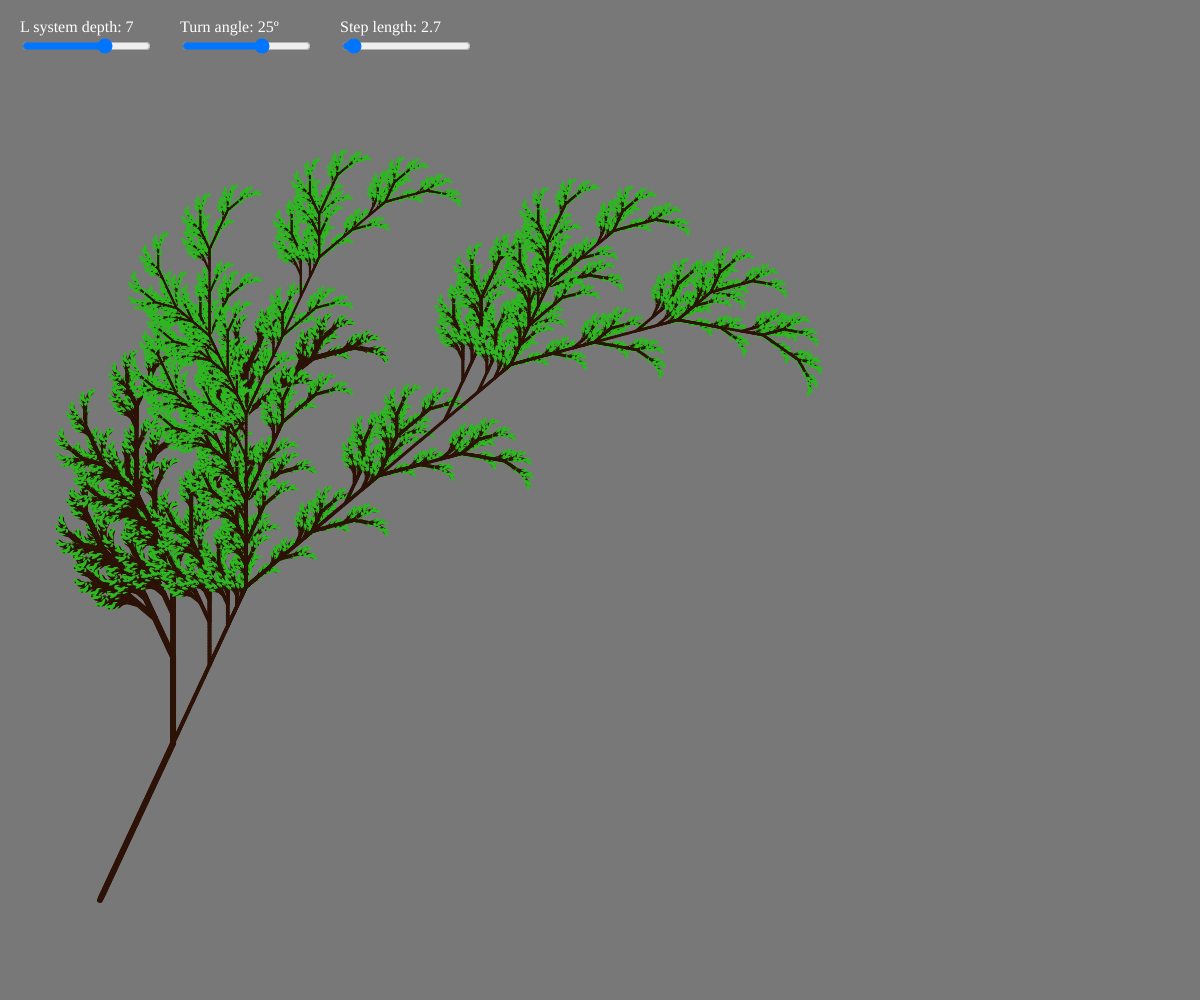
Frame 1 (no input)
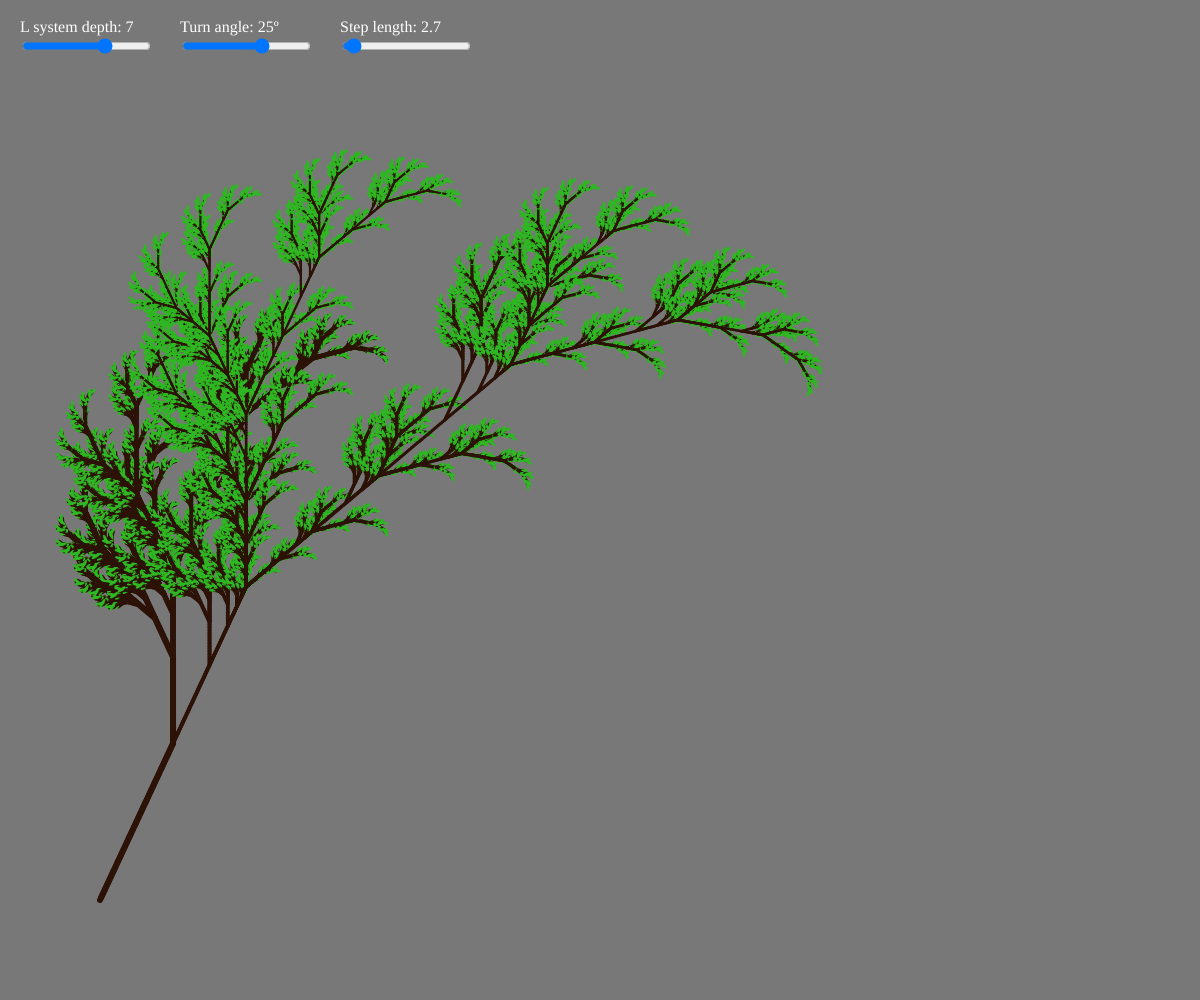
Frame 2 (the mouse pressed at the canvas centre, redrawn once)

The p5.js sketch that drew these frames (run headless with seeded random() and noise() and a simulated clock; the mouse was pressed at the canvas centre and the sketch redrawn once):

// p5.js sketch
// ── sketch.js
// Declaration
let treeDepth;
let rules;
let growthLength;
let growthAngle;
let drawRules;

let word;

let sliderDepth;
let textSliderDepth;
let sliderAngle;
let textSliderAngle;
let sliderLength;
let textSliderLength;

function setup() {
    // Initialization
    treeDepth = 3;
    rules = {
        "X": "F+[[X]-X]-F[-FX]+X",
        "F": "FF"
    }
    drawRules = {
        "F": (i) => {
            stroke(45, 18, 7);
            strokeWeight(6/(1+i/50000));
            line(0,0,0,-growthLength);
            translate(0, -growthLength);
        },
        "-": (i) => {
            rotate(growthAngle);
        },
        "+": (i) => {
            rotate(-growthAngle);
        },
        "[": (i) => {
            push();
        },
        "]": (i) => {
            noStroke();
            fill(47, 183, 35);
            ellipse(0,0,3,10)
            pop();
        },
    }

    // Setup
    createCanvas(windowWidth, windowHeight);
    noLoop();

    // Sliders
    sliderDepth = createSlider(1, 10, 7, 1);
    sliderDepth.position(20,36);
    sliderDepth.input(draw);
    textSliderDepth = createP();
    textSliderDepth.position(20,2);
    textSliderDepth.style('color', 'white')

    sliderAngle = createSlider(-90, 90, 25, 1);
    sliderAngle.position(180,36);
    sliderAngle.input(draw);
    textSliderAngle = createP();
    textSliderAngle.position(180,2);
    textSliderAngle.style('color', 'white')

    sliderLength = createSlider(0, 80, 2.7, 0.1);
    sliderLength.position(340,36);
    sliderLength.input(draw);
    textSliderLength = createP();
    textSliderLength.position(340,2);
    textSliderLength.style('color', 'white')

    draw();
}

function draw() {
    push();
    background(120);
    
    textSliderDepth.html(`L system depth: ${sliderDepth.value()}`);
    treeDepth = sliderDepth.value();
    textSliderAngle.html(`Turn angle: ${sliderAngle.value()}º`);
    growthAngle = sliderAngle.value()*PI/180;
    textSliderLength.html(`Step length: ${sliderLength.value()}`);
    growthLength = sliderLength.value();

    word = "X";
    for (let i=0; i<treeDepth; i++) {
        word = generate();
    }

    translate(100, height-100);
    rotate(growthAngle);
    for (i=0; i<word.length; i++) {
        let c = word[i];
        if (c in drawRules) {
            drawRules[c](i);
        }
    }
    pop();
}

function generate() {
    let next = "";

    for (let i=0; i<word.length; i++) {
        let c = word[i];

        if (c in rules) {
            next += rules[c];
        } else {
            next += c;
        }
    }
    return next;
}
